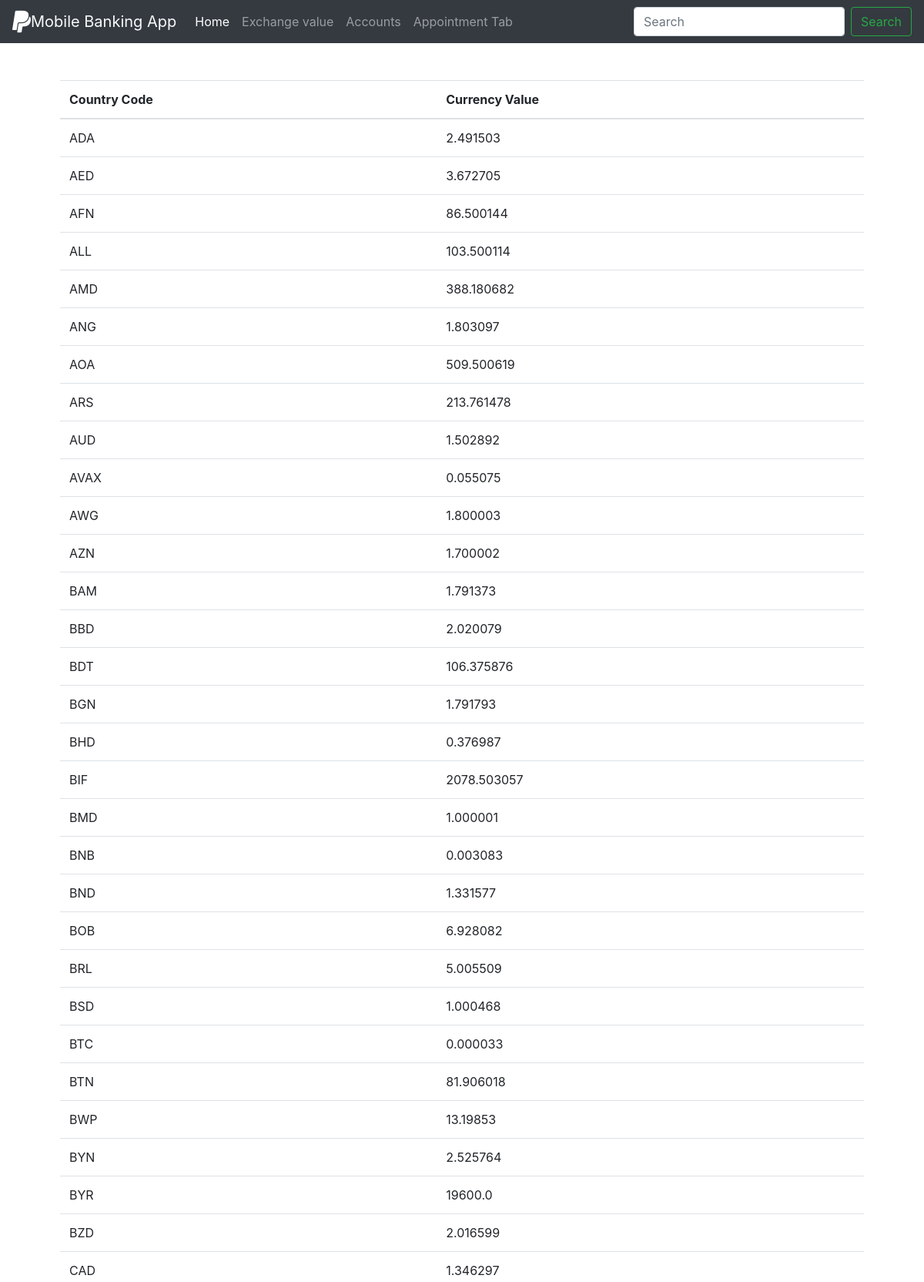
The page / (upper part) on the database its author committed.
### polls/models.py (models this page shows)
class apidata(models.Model):
    code=models.CharField(max_length=5,null=True,unique=True)
    value=models.FloatField(max_length=20,unique=True)

### polls/views.py (the view)
# urls.py: path("", views.search_view, name='search_view'),
def search_view(request):
    if 'q'in request.GET:
        q=request.GET['q']
        print(q)
        data=apidata.objects.filter(code__icontains=q)
    else:
        data=apidata.objects.all().distinct()
    context={
        'data':data
    }
    return render(request,'polls/forms.html',context)

### polls/templates/polls/forms.html (shortened to what this page needs)
{% include 'polls/navbar.html' %}
<!DOCTYPE html>
<html lang="en">
<head>
    <link rel="stylesheet" href="https://cdn.jsdelivr.net/npm/bootstrap@4.0.0/dist/css/bootstrap.min.css">
</head>
<body>
  <div class="container p-5">
    <table class="table">
      <thead>
        <tr>
          <th scope="col">Country Code</th>
          <th scope="col">Currency Value</th>
        </tr>
      </thead>
      <tbody>
        {% for i in data %}
        <tr>
          <td>{{i.code}}</td>
          <td>{{i.value}}</td>
        </tr>
        {% endfor %}
      </tbody>
    </table>
</div>
  </body>
</html>

### rows shown on the page
apidata: code "ADA", value "2.491503"
apidata: code "AED", value "3.672705"
apidata: code "AFN", value "86.500144"
apidata: code "ALL", value "103.500114"
apidata: code "AMD", value "388.180682"
apidata: code "ANG", value "1.803097"
apidata: code "AOA", value "509.500619"
apidata: code "ARS", value "213.761478"
apidata: code "AUD", value "1.502892"
apidata: code "AVAX", value "0.055075"
apidata: code "AWG", value "1.800003"
apidata: code "AZN", value "1.700002"
apidata: code "BAM", value "1.791373"
apidata: code "BBD", value "2.020079"
apidata: code "BDT", value "106.375876"
apidata: code "BGN", value "1.791793"
apidata: code "BHD", value "0.376987"
apidata: code "BIF", value "2078.503057"
apidata: code "BMD", value "1.000001"
apidata: code "BNB", value "0.003083"
apidata: code "BND", value "1.331577"
apidata: code "BOB", value "6.928082"
apidata: code "BRL", value "5.005509"
apidata: code "BSD", value "1.000468"
apidata: code "BTC", value "0.000033"
apidata: code "BTN", value "81.906018"
apidata: code "BWP", value "13.19853"
apidata: code "BYN", value "2.525764"
apidata: code "BYR", value "19600.0"
apidata: code "BZD", value "2.016599"
apidata: code "CAD", value "1.346297"
